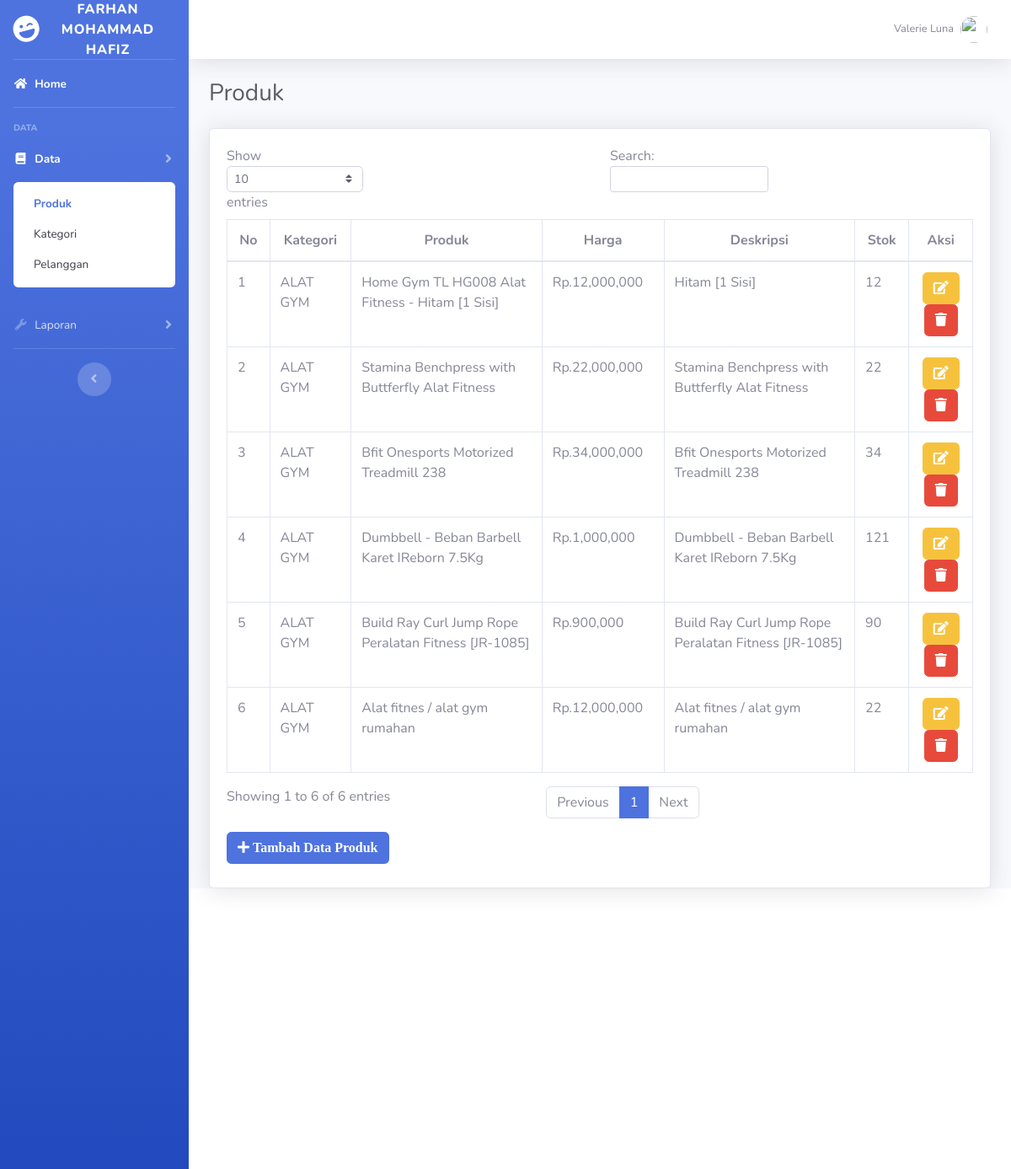
The page /admin/index.php?page=produk on the database its author committed.
### tables this page shows
CREATE TABLE `tbproduk` (
  `id` int(10) NOT NULL,
  `id_kategori` varchar(10) NOT NULL,
  `nama_barang` text NOT NULL,
  `harga` varchar(10) NOT NULL,
  `stok` char(10) NOT NULL,
  `deskripsi` text NOT NULL,
  `tanggal` varchar(50) NOT NULL,
  `img` varchar(50) NOT NULL
);

CREATE TABLE `tbkategori` (
  `id` int(10) NOT NULL,
  `kategori` varchar(200) NOT NULL
);

### admin/page.php (called while the page is built, shortened)
<?php
if($_GET['page']){
	$page = $_GET['page'];
	if($page=='daftar-transaksi'){
		$judul = 'Daftar Transaksi';
		$link = 'page/transaksi/transaksi.php';
	} else if($page=='produk'){
		$judul = 'Produk';
	} else if($page=='kategori'){
		$judul = 'Kategori';
		$link = 'page/kategori/kategori.php';
	} else if($page=='pelanggan'){
		$judul = 'Pelanggan';
		$link = 'page/pelanggan/pelanggan.php';
	} else if($page=='laporan'){
		$judul = 'Laporan';
		$link = 'page/laporan/laporan.php';
	} else if($page=='logout'){
		session_destroy();
		header("location:../pel/");
	}
}
?>

### admin/page/produk/produk.php (the view, shortened to what this page needs)
<div class="row">
	<?php
	if($_GET['act']=='add' || $_GET['act']=='edit'){
		include "page/produk/add_produk.php";
	} else if($_GET['act']=='delete'){
		$id = $_GET['idpro'];
		mysql_query("DELETE FROM tbproduk WHERE id='$id'");
		header("location:?page=produk");
	} else {
	?>
	<div class="col-md-12">
		<div class="card shadow">
			<div class="card-body">
				<div class="table-responsive">
					<table class="table table-bordered" id="dataTable">
						<thead>
							<tr class="text-center">
								<th>No</th>
								<th>Kategori</th>
								<th>Produk</th>
								<th>Harga</th>
								<th>Deskripsi</th>
								<th>Stok</th>
								<th>Aksi</th>
							</tr>
						</thead>
						<tbody>
							<?php
							$sql = mysql_query("SELECT a.id,a.nama_barang,a.harga,a.deskripsi,b.kategori,a.stok FROM tbproduk a, tbkategori b WHERE a.id_kategori=b.id ORDER BY a.id ASC");
							$no = 1;
							while($d = mysql_fetch_array($sql)){?>
								<tr>
									<td><?= $no++;?></td>
									<td><?= ucfirst($d['kategori']);?></td>
									<td><?= ucfirst($d['nama_barang']);?></td>
									<td>Rp.<?= number_format($d['harga']);?></td>
									<td><?= ucfirst($d['deskripsi']);?></td>
									<td><?= $d['stok'];?></td>
									<td class="text-center"><a href="?page=produk&act=edit&idpro=<?= $d['id'];?>" class="btn btn-warning"><i class="fa fa-edit"></i></a> <a href="?page=produk&act=delete&idpro=<?= $d['id'];?>" class="btn btn-danger" onclick="return confirm('Anda yakin ingin menghapus produk ini?')"><i class="fa fa-trash"></i></a></td>
								</tr>
							<?php } ?>
						</tbody>
					</table>
					<a href="?page=produk&act=add" class="btn btn-primary mb-2"><i class="fa fa-plus"> Tambah Data Produk</i></a>
				</div>
			</div>
		</div>
	</div>
	<?php } ?>
</div>

### admin/index.php (shortened to what this page needs)
<?php
include "page.php";
?>
<!DOCTYPE html>
<html lang="en">
<head>
  <link href="vendor/fontawesome-free/css/all.min.css" rel="stylesheet" type="text/css">
  <link href="css/sb-admin-2.min.css" rel="stylesheet">
</head>
<body id="page-top">
  <div id="wrapper">
    <ul class="navbar-nav bg-gradient-primary sidebar sidebar-dark accordion" id="accordionSidebar">
      <a class="sidebar-brand d-flex align-items-center justify-content-center" href="index.html">
        <div class="sidebar-brand-icon rotate-n-15">
          <i class="fas fa-laugh-wink"></i>
        </div>
        <div class="sidebar-brand-text mx-3">farhan mohammad hafiz</div>
      </a>
      <hr class="sidebar-divider my-0">
      <li class="nav-item active">
        <a class="nav-link" href="index.html">
          <i class="fas fa-fw fa-home"></i>
          <span>Home</span></a>
      </li>
      <hr class="sidebar-divider">
      <div class="sidebar-heading">
        Data
      </div>
      <li class="nav-item <?= $page == 'produk' || $page == 'kategori' || $page == 'pelanggan' ? 'active' : ''; ?>">
        <a class="nav-link collapsed" href="#" data-toggle="collapse" data-target="#collapseTwo" aria-expanded="true" aria-controls="collapseTwo">
          <i class="fa fa-fw fa-book"></i>
          <span>Data</span>
        </a>
        <div id="collapseTwo" class="collapse <?= $page == 'produk' || $page == 'kategori' || $page == 'pelanggan' ? 'show' : ''; ?>" aria-labelledby="headingTwo" data-parent="#accordionSidebar">
          <div class="bg-white py-2 collapse-inner rounded">
            <a class="collapse-item <?= $page == 'produk' ? 'active' : ''; ?>" href="?page=produk">Produk</a>
            <a class="collapse-item <?= $page == 'kategori' ? 'active' : ''; ?>" href="?page=kategori">Kategori</a>
            <a class="collapse-item <?= $page == 'pelanggan' ? 'active' : ''; ?>" href="?page=pelanggan">Pelanggan</a>
          </div>
        </div>
      </li>
      <li class="nav-item <?= $page == 'laporan' ? 'active' : ''; ?>">
        <a class="nav-link collapsed" href="#" data-toggle="collapse" data-target="#laporan" aria-expanded="true" aria-controls="laporan">
          <i class="fas fa-fw fa-wrench"></i>
          <span>Laporan</span>
        </a>
      </li>
      <hr class="sidebar-divider">
      <div class="text-center d-none d-md-inline">
        <button class="rounded-circle border-0" id="sidebarToggle"></button>
      </div>
    </ul>
    <div id="content-wrapper" class="d-flex flex-column">
      <div id="content">
        <nav class="navbar navbar-expand navbar-light bg-white topbar mb-4 static-top shadow">
          <ul class="navbar-nav ml-auto">
            <li class="nav-item dropdown no-arrow">
              <a class="nav-link dropdown-toggle" href="#" id="userDropdown" role="button" data-toggle="dropdown" aria-haspopup="true" aria-expanded="false">
                <span class="mr-2 d-none d-lg-inline text-gray-600 small">Valerie Luna</span>
                <img class="img-profile rounded-circle" src="https://source.unsplash.com/QAB-WJcbgJk/60x60">
              </a>
            </li>
          </ul>
        </nav>
        <div class="container-fluid">
          <?php
          include "home.php";
          include $link;
          ?>
        </div>
      </div>
      <footer class="sticky-footer bg-white h-25">
      </footer>
    </div>
  </div>
</body>
</html>

### admin/home.php (shortened to what this page needs)
<div class="d-sm-flex align-items-center justify-content-between mb-4">
  <h1 class="h3 mb-0 text-gray-800" id="subtitle"><?= $_GET['page'] ? $judul : 'Dashboard';?></h1>
</div>

### rows shown on the page
tbproduk: id_kategori.kategori "ALAT GYM", nama_barang "Home Gym TL HG008 Alat Fitness - Hitam [1 Sisi]", harga "12,000,000", deskripsi "Hitam [1 Sisi]", stok "12"
tbproduk: id_kategori.kategori "ALAT GYM", nama_barang "Stamina Benchpress with Buttferfly Alat Fitness", harga "22,000,000", deskripsi "Stamina Benchpress with Buttferfly Alat Fitness", stok "22"
tbproduk: id_kategori.kategori "ALAT GYM", nama_barang "Bfit Onesports Motorized Treadmill 238", harga "34,000,000", deskripsi "Bfit Onesports Motorized Treadmill 238", stok "34"
tbproduk: id_kategori.kategori "ALAT GYM", nama_barang "Dumbbell - Beban Barbell Karet IReborn 7.5Kg", harga "1,000,000", deskripsi "Dumbbell - Beban Barbell Karet IReborn 7.5Kg", stok "121"
tbproduk: id_kategori.kategori "ALAT GYM", nama_barang "Build Ray Curl Jump Rope Peralatan Fitness [JR-1085]", harga "900,000", deskripsi "Build Ray Curl Jump Rope Peralatan Fitness [JR-1085]", stok "90"
tbproduk: id_kategori.kategori "ALAT GYM", nama_barang "Alat fitnes / alat gym rumahan", harga "12,000,000", deskripsi "Alat fitnes / alat gym rumahan", stok "22"

### other values the page prints
$judul "Produk"
